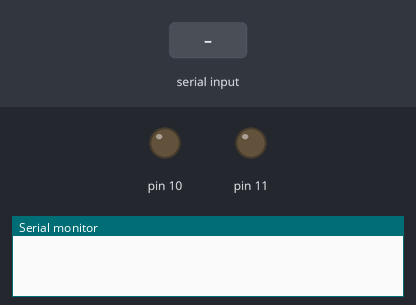
The sketch below on a simulated Arduino Uno, built with avr-gcc and run on an emulated ATmega328P. Parts: output pins drawn as LEDs (lit = HIGH), the last lines printed to the serial monitor. The test bench sets the inputs (shaded band).

Above: at 1.2 s.
1.3 s: "L1\n" received over Serial
At 2.5 s:
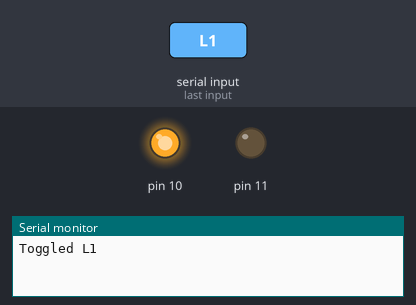
2.8 s: "L2\n" received over Serial
At 3.7 s:
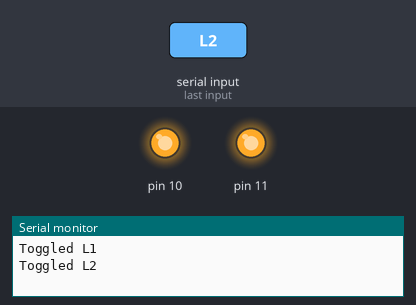
4.3 s: "L1\n" received over Serial
At 4.8 s:
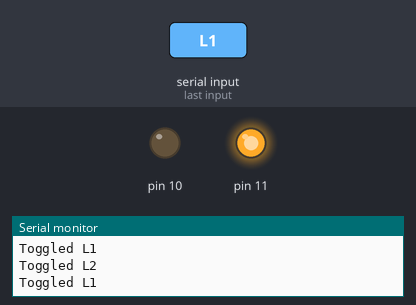
Timing chart, 0 to 7.3 s (numbered marks = the images above; inputs shaded):
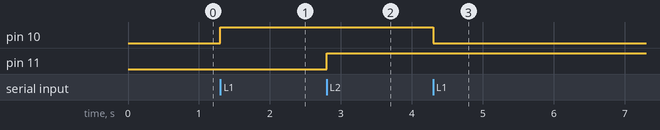

Measured:
- after the input at 1.3 s, pin 10: LOW → HIGH at once
- after the input at 2.8 s, pin 11: LOW → HIGH at once
- after the input at 4.3 s, pin 10: HIGH → LOW at once

The sketch:

ngx-serial-example.ino
```cpp
// (licence header left out)
const int bufferSize = 256;
char inputBuffer[bufferSize];
int bufferPointer = 0;

int incomingByte = 0;    // for incoming serial data

void setup() {
  Serial.begin(9600);    // opens serial port, sets data rate to 9600 bps

  //sets pin 10 and 11 as output
  pinMode(10, OUTPUT);
  pinMode(11, OUTPUT);

  //initialize pin output to 0V
  digitalWrite(10, false);
  digitalWrite(11, false);
}

void loop() {

  if (Serial.available() > 0) { //character available

    // read the incoming byte:
    incomingByte = Serial.read();

    if (incomingByte == 10) { // if LF received its the end of the string transmission

      inputBuffer[bufferPointer++] = '\0';   // we add the string end character

      if (strcmp(inputBuffer, "L1") == 0) {
        digitalWrite(10, !digitalRead(10)); // toggle PIN 10
        Serial.println("Toggled L1\n");
      } else if (strcmp(inputBuffer, "L2") == 0) {
        digitalWrite(11, !digitalRead(11)); // toggle PIN 11
        Serial.println("Toggled L2\n");

      }

      bufferPointer = 0; // Buffer initialization

    } else if (bufferPointer < bufferSize - 1) { // Leave room for a null terminator
      inputBuffer[bufferPointer++] = incomingByte;
    }

  }

}
```
